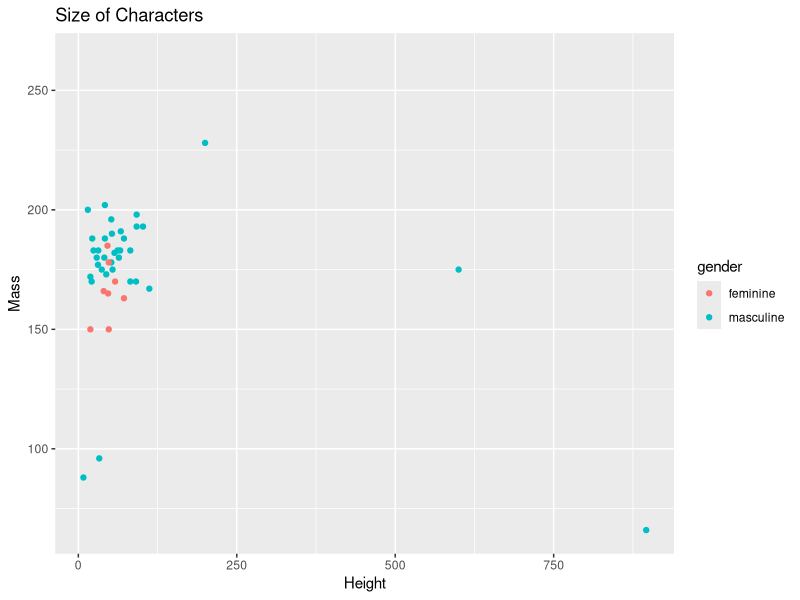
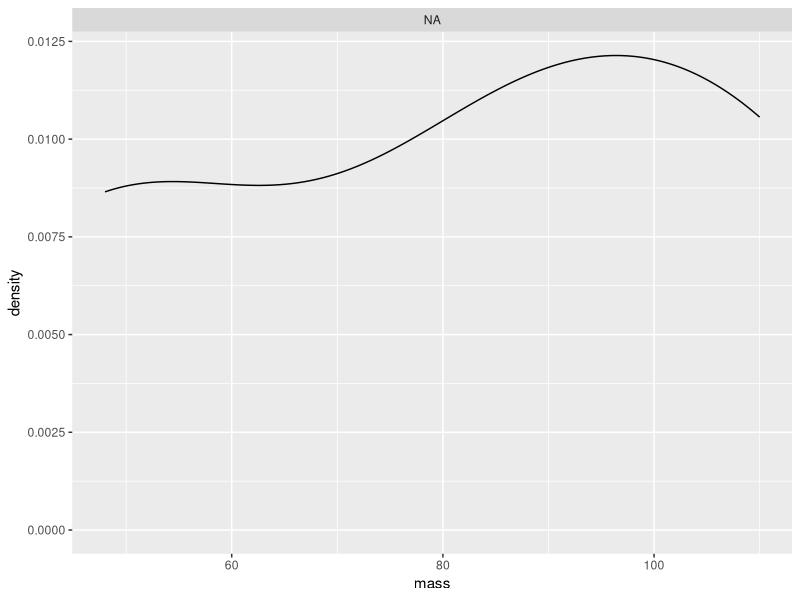
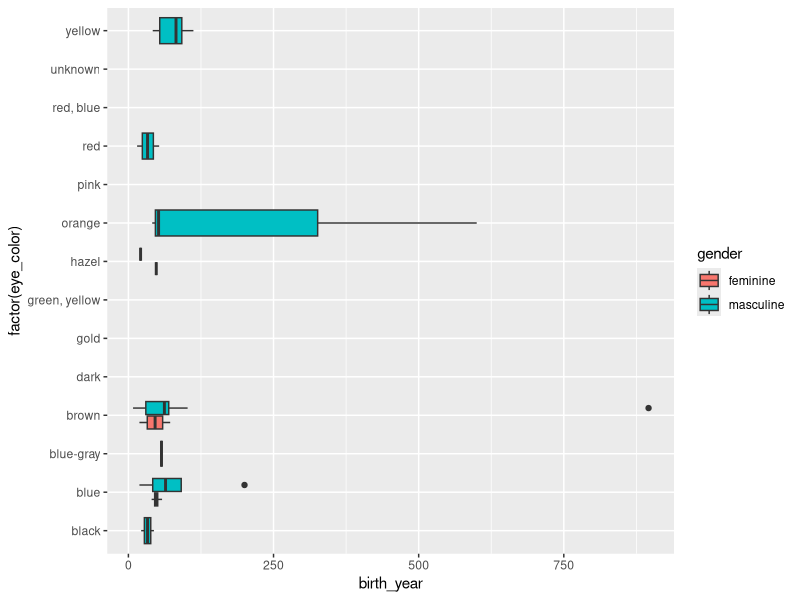
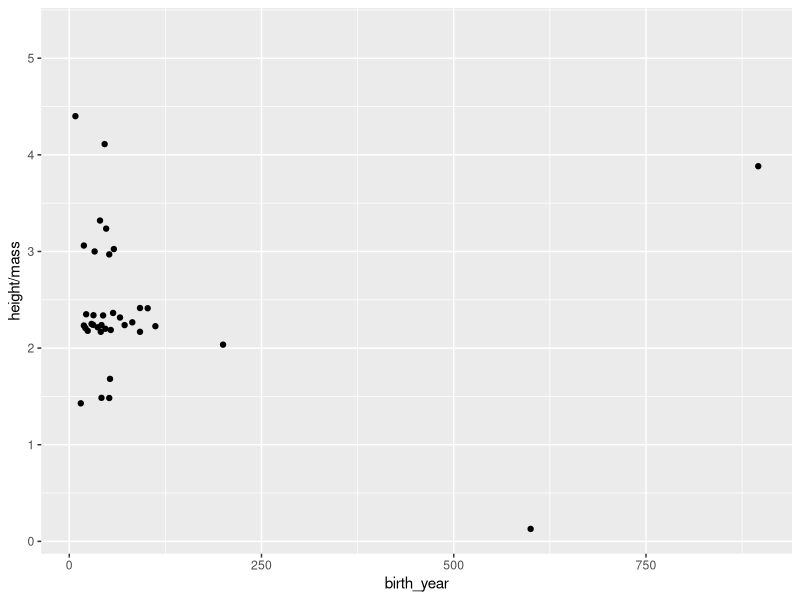
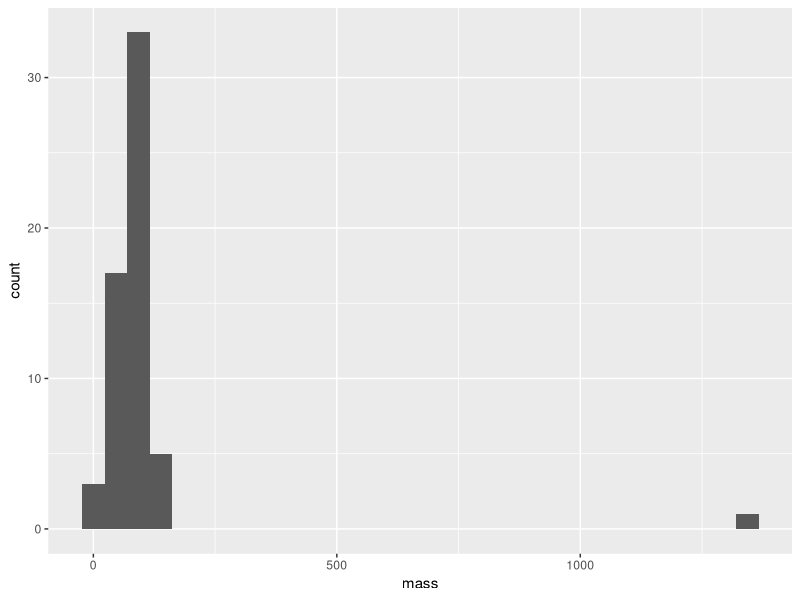

Here is the R script that generated these plots, in order:
## ---- chunk 1
library(tidyverse)
## ---- chunk 2
ggplot(data = starwars %>%
          filter(!is.na(gender)), 
       mapping = aes(x = birth_year, y = height, color = gender)) +
  geom_point() +
  labs(title = "Size of Characters" , size = "Birth Year", x = "Height", y = "Mass")
## ---- chunk 3
ggplot(data = starwars %>%
          filter(gender %in% c("female", "male", NA)), 
       aes(x = mass)) + 
   geom_density() + 
   facet_wrap( ~ gender)

## ---- chunk 4
ggplot(data = starwars %>%
          filter(!is.na(gender)), 
       aes(x = factor(eye_color), y = birth_year, fill = gender)) + 
   geom_boxplot() + coord_flip()
## ---- chunk 5
starwars %>%
   mutate(bmi = height / mass) %>%
   arrange((bmi)) %>%
   print(n = 6, width = Inf)

ggplot(data = starwars,
       mapping = aes(x = birth_year, y = height / mass)) + 
   geom_point()

## ---- chunk 6
ggplot(data = starwars, aes(x = mass)) + 
   geom_histogram()

starwars %>%
   arrange(desc(mass)) %>%
   print(n = 4, width = Inf)
